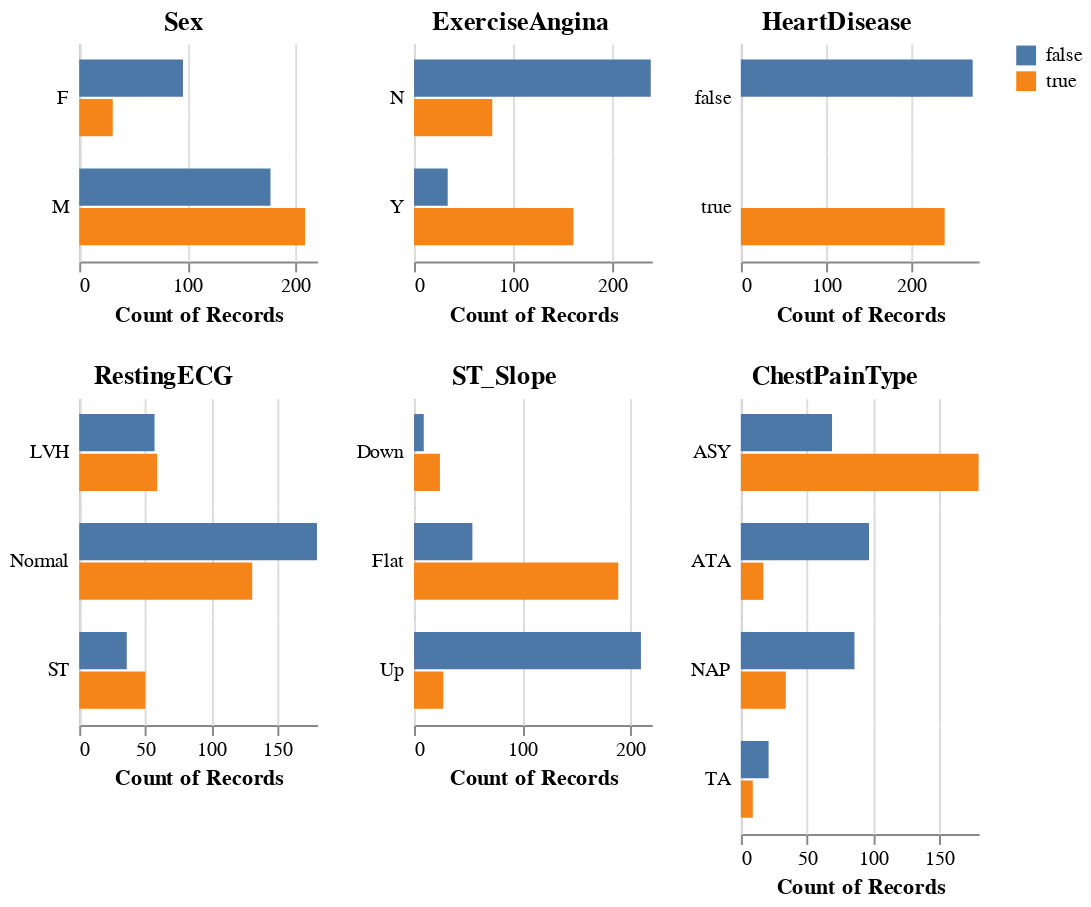

This figure's notebook cell:
### Markdown cell above
_Figure 2. Comparison of numerical predictors, coloured by heart disease status._

### Code cell
aly.dist(train_df.assign(HeartDisease=lambda train_df: train_df['HeartDisease'].astype(object)), 
         dtype='object', color='HeartDisease')

### Figure 1 — Vega specification as saved in the notebook (floating-point values rounded to 4 significant figures)
{"$schema": "https://vega.github.io/schema/vega/v5.json", "data": [{"name": "source_0", "values": [{"HeartDisease": true, "Sex": "M", "__count": 209}, {"HeartDisease": false, "Sex": "M", "__count": 177}, {"HeartDisease": false, "Sex": "F", "__count": 96}, {"HeartDisease": true, "Sex": "F", "__count": 31}]}, {"name": "concat_0_concat_0_row_domain", "values": [{"Sex": "M", "count": 2}, {"Sex": "F", "count": 2}]}, {"name": "source_1", "values": [{"HeartDisease": true, "ExerciseAngina": "N", "__count": 79}, {"HeartDisease": false, "ExerciseAngina": "N", "__count": 239}, {"HeartDisease": true, "ExerciseAngina": "Y", "__count": 161}, {"HeartDisease": false, "ExerciseAngina": "Y", "__count": 34}]}, {"name": "concat_1_concat_0_row_domain", "values": [{"ExerciseAngina": "N", "count": 2}, {"ExerciseAngina": "Y", "count": 2}]}, {"name": "source_2", "values": [{"HeartDisease": false, "__count": 273}, {"HeartDisease": true, "__count": 240}]}, {"name": "concat_2_concat_0_row_domain", "values": [{"HeartDisease": false, "count": 1}, {"HeartDisease": true, "count": 1}]}, {"name": "source_3", "values": [{"HeartDisease": false, "RestingECG": "Normal", "__count": 180}, {"HeartDisease": true, "RestingECG": "Normal", "__count": 131}, {"HeartDisease": true, "RestingECG": "ST", "__count": 50}, {"HeartDisease": false, "RestingECG": "LVH", "__count": 57}, {"HeartDisease": false, "RestingECG": "ST", "__count": 36}, {"HeartDisease": true, "RestingECG": "LVH", "__count": 59}]}, {"name": "concat_3_concat_0_row_domain", "values": [{"RestingECG": "Normal", "count": 2}, {"RestingECG": "ST", "count": 2}, {"RestingECG": "LVH", "count": 2}]}, {"name": "source_4", "values": [{"HeartDisease": false, "ST_Slope": "Up", "__count": 210}, {"HeartDisease": false, "ST_Slope": "Down", "__count": 9}, {"HeartDisease": true, "ST_Slope": "Flat", "__count": 189}, {"HeartDisease": false, "ST_Slope": "Flat", "__count": 54}, {"HeartDisease": true, "ST_Slope": "Down", "__count": 24}, {"HeartDisease": true, "ST_Slope": "Up", "__count": 27}]}, {"name": "concat_4_concat_0_row_domain", "values": [{"ST_Slope": "Up", "count": 2}, {"ST_Slope": "Down", "count": 2}, {"ST_Slope": "Flat", "count": 2}]}, {"name": "source_5", "values": [{"HeartDisease": true, "ChestPainType": "ASY", "__count": 180}, {"HeartDisease": false, "ChestPainType": "ATA", "__count": 97}, {"HeartDisease": false, "ChestPainType": "ASY", "__count": 69}, {"HeartDisease": false, "ChestPainType": "NAP", "__count": 86}, {"HeartDisease": false, "ChestPainType": "TA", "__count": 21}, {"HeartDisease": true, "ChestPainType": "NAP", "__count": 34}, {"HeartDisease": true, "ChestPainType": "ATA", "__count": 17}, {"HeartDisease": true, "ChestPainType": "TA", "__count": 9}]}, {"name": "concat_5_concat_0_row_domain", "values": [{"ChestPainType": "ASY", "count": 2}, {"ChestPainType": "ATA", "count": 2}, {"ChestPainType": "NAP", "count": 2}, {"ChestPainType": "TA", "count": 2}]}, {"name": "source_0_color_domain_HeartDisease_0", "values": [{"HeartDisease": true}, {"HeartDisease": false}]}, {"name": "source_1_color_domain_HeartDisease_1", "values": [{"HeartDisease": true}, {"HeartDisease": false}]}, {"name": "source_2_color_domain_HeartDisease_2", "values": [{"HeartDisease": false}, {"HeartDisease": true}]}, {"name": "source_3_color_domain_HeartDisease_3", "values": [{"HeartDisease": false}, {"HeartDisease": true}]}, {"name": "source_4_color_domain_HeartDisease_4", "values": [{"HeartDisease": false}, {"HeartDisease": true}]}, {"name": "source_5_color_domain_HeartDisease_5", "values": [{"HeartDisease": true}, {"HeartDisease": false}]}, {"name": "source_0_concat_0_concat_0_x_domain___count", "values": [{"min": 31, "max": 209}]}, {"name": "source_0_concat_0_concat_0_y_domain_HeartDisease", "values": [{"HeartDisease": true}, {"HeartDisease": false}]}, {"name": "source_1_concat_1_concat_0_x_domain___count", "values": [{"min": 34, "max": 239}]}, {"name": "source_1_concat_1_concat_0_y_domain_HeartDisease", "values": [{"HeartDisease": true}, {"HeartDisease": false}]}, {"name": "source_2_concat_2_concat_0_x_domain___count", "values": [{"min": 240, "max": 273}]}, {"name": "source_2_concat_2_concat_0_y_domain_HeartDisease", "values": [{"HeartDisease": false}, {"HeartDisease": true}]}, {"name": "source_3_concat_3_concat_0_x_domain___count", "values": [{"min": 36, "max": 180}]}, {"name": "source_3_concat_3_concat_0_y_domain_HeartDisease", "values": [{"HeartDisease": false}, {"HeartDisease": true}]}, {"name": "source_4_concat_4_concat_0_x_domain___count", "values": [{"min": 9, "max": 210}]}, {"name": "source_4_concat_4_concat_0_y_domain_HeartDisease", "values": [{"HeartDisease": false}, {"HeartDisease": true}]}, {"name": "source_5_concat_5_concat_0_x_domain___count", "values": [{"min": 9, "max": 180}]}, {"name": "source_5_concat_5_concat_0_y_domain_HeartDisease", "values": [{"HeartDisease": true}, {"HeartDisease": false}]}], "signals": [{"name": "concat_0_concat_0_child_width", "value": 120}, {"name": "concat_0_concat_0_y_step", "value": 20}, {"name": "concat_0_concat_0_child_height", "update": "bandspace(domain('concat_0_concat_0_y').length, 0.06, 0.4) * concat_0_concat_0_y_step"}, {"name": "concat_1_concat_0_child_width", "value": 120}, {"name": "concat_1_concat_0_y_step", "value": 20}, {"name": "concat_1_concat_0_child_height", "update": "bandspace(domain('concat_1_concat_0_y').length, 0.06, 0.4) * concat_1_concat_0_y_step"}, {"name": "concat_2_concat_0_child_width", "value": 120}, {"name": "concat_2_concat_0_y_step", "value": 20}, {"name": "concat_2_concat_0_child_height", "update": "bandspace(domain('concat_2_concat_0_y').length, 0.06, 0.4) * concat_2_concat_0_y_step"}, {"name": "concat_3_concat_0_child_width", "value": 120}, {"name": "concat_3_concat_0_y_step", "value": 20}, {"name": "concat_3_concat_0_child_height", "update": "bandspace(domain('concat_3_concat_0_y').length, 0.06, 0.4) * concat_3_concat_0_y_step"}, {"name": "concat_4_concat_0_child_width", "value": 120}, {"name": "concat_4_concat_0_y_step", "value": 20}, {"name": "concat_4_concat_0_child_height", "update": "bandspace(domain('concat_4_concat_0_y').length, 0.06, 0.4) * concat_4_concat_0_y_step"}, {"name": "concat_5_concat_0_child_width", "value": 120}, {"name": "concat_5_concat_0_y_step", "value": 20}, {"name": "concat_5_concat_0_child_height", "update": "bandspace(domain('concat_5_concat_0_y').length, 0.06, 0.4) * concat_5_concat_0_y_step"}], "marks": [{"type": "group", "name": "concat_0_group", "marks": [{"type": "group", "name": "concat_0_concat_0_group", "marks": [{"type": "group", "name": "concat_0_concat_0_row_header", "from": {"data": "concat_0_concat_0_row_domain"}, "sort": {"field": "datum[\"Sex\"]", "order": "ascending"}, "encode": {"update": {"height": {"signal": "concat_0_concat_0_child_height"}}}, "axes": [{"scale": "concat_0_concat_0_y", "domain": true, "ticks": false, "orient": "left", "zindex": 0, "grid": false, "labels": false}], "title": {"text": {"signal": "isValid(parent[\"Sex\"]) ? parent[\"Sex\"] : \"\"+parent[\"Sex\"]"}, "baseline": "middle", "style": "guide-label", "align": "left", "orient": "left", "offset": 5, "frame": "group", "angle": 0}, "role": "row-header"}, {"type": "group", "name": "concat_0_concat_0_column_footer", "encode": {"update": {"width": {"signal": "concat_0_concat_0_child_width"}}}, "axes": [{"scale": "concat_0_concat_0_x", "tickCount": {"signal": "ceil(concat_0_concat_0_child_width/40)"}, "grid": false, "orient": "bottom", "labelFlush": true, "zindex": 0, "title": "Count of Records", "labelOverlap": true}], "role": "column-footer"}, {"type": "group", "name": "concat_0_concat_0_cell", "from": {"facet": {"data": "source_0", "name": "concat_0_concat_0_facet", "groupby": ["Sex"]}}, "sort": {"field": ["datum[\"Sex\"]"], "order": ["ascending"]}, "encode": {"update": {"height": {"signal": "concat_0_concat_0_child_height"}, "width": {"signal": "concat_0_concat_0_child_width"}}}, "marks": [{"type": "rect", "name": "concat_0_concat_0_child_marks", "from": {"data": "concat_0_concat_0_facet"}, "encode": {"update": {"height": {"signal": "max(0.25, bandwidth('concat_0_concat_0_y'))"}, "fill": {"field": "HeartDisease", "scale": "color"}, "x": {"field": "__count", "scale": "concat_0_concat_0_x"}, "y": {"field": "HeartDisease", "scale": "concat_0_concat_0_y"}, "x2": {"value": 0, "scale": "concat_0_concat_0_x"}}}, "style": ["bar"]}], "axes": [{"scale": "concat_0_concat_0_x", "domain": false, "tickCount": {"signal": "ceil(concat_0_concat_0_child_width/40)"}, "orient": "bottom", "zindex": 0, "grid": true, "minExtent": 0, "gridScale": "concat_0_concat_0_y", "ticks": false, "aria": false, "maxExtent": 0, "labels": false}], "style": "cell"}], "layout": {"padding": 0, "columns": 1, "bounds": "full", "align": "all"}}], "title": {"text": "Sex", "anchor": "middle"}, "layout": {"padding": 20, "columns": 1, "bounds": "full", "align": "each"}}, {"type": "group", "name": "concat_1_group", "marks": [{"type": "group", "name": "concat_1_concat_0_group", "marks": [{"type": "group", "name": "concat_1_concat_0_row_header", "from": {"data": "concat_1_concat_0_row_domain"}, "sort": {"field": "datum[\"ExerciseAngina\"]", "order": "ascending"}, "encode": {"update": {"height": {"signal": "concat_1_concat_0_child_height"}}}, "axes": [{"scale": "concat_1_concat_0_y", "zindex": 0, "ticks": false, "grid": false, "domain": true, "labels": false, "orient": "left"}], "title": {"text": {"signal": "isValid(parent[\"ExerciseAngina\"]) ? parent[\"ExerciseAngina\"] : \"\"+parent[\"ExerciseAngina\"]"}, "offset": 5, "frame": "group", "align": "left", "style": "guide-label", "orient": "left", "baseline": "middle", "angle": 0}, "role": "row-header"}, {"type": "group", "name": "concat_1_concat_0_column_footer", "encode": {"update": {"width": {"signal": "concat_1_concat_0_child_width"}}}, "axes": [{"scale": "concat_1_concat_0_x", "tickCount": {"signal": "ceil(concat_1_concat_0_child_width/40)"}, "orient": "bottom", "labelOverlap": true, "title": "Count of Records", "labelFlush": true, "zindex": 0, "grid": false}], "role": "column-footer"}, {"type": "group", "name": "concat_1_concat_0_cell", "from": {"facet": {"data": "source_1", "name": "concat_1_concat_0_facet", "groupby": ["ExerciseAngina"]}}, "sort": {"field": ["datum[\"ExerciseAngina\"]"], "order": ["ascending"]}, "encode": {"update": {"width": {"signal": "concat_1_concat_0_child_width"}, "height": {"signal": "concat_1_concat_0_child_height"}}}, "marks": [{"type": "rect", "name": "concat_1_concat_0_child_marks", "from": {"data": "concat_1_concat_0_facet"}, "encode": {"update": {"height": {"signal": "max(0.25, bandwidth('concat_1_concat_0_y'))"}, "fill": {"field": "HeartDisease", "scale": "color"}, "x2": {"value": 0, "scale": "concat_1_concat_0_x"}, "x": {"field": "__count", "scale": "concat_1_concat_0_x"}, "y": {"field": "HeartDisease", "scale": "concat_1_concat_0_y"}}}, "style": ["bar"]}], "axes": [{"scale": "concat_1_concat_0_x", "minExtent": 0, "gridScale": "concat_1_concat_0_y", "grid": true, "ticks": false, "orient": "bottom", "aria": false, "maxExtent": 0, "zindex": 0, "domain": false, "tickCount": {"signal": "ceil(concat_1_concat_0_child_width/40)"}, "labels": false}], "style": "cell"}], "layout": {"padding": 0, "columns": 1, "bounds": "full", "align": "all"}}], "title": {"text": "ExerciseAngina", "anchor": "middle"}, "layout": {"padding": 20, "columns": 1, "bounds": "full", "align": "each"}}, {"type": "group", "name": "concat_2_group", "marks": [{"type": "group", "name": "concat_2_concat_0_group", "marks": [{"type": "group", "name": "concat_2_concat_0_row_header", "from": {"data": "concat_2_concat_0_row_domain"}, "sort": {"field": "datum[\"HeartDisease\"]", "order": "ascending"}, "encode": {"update": {"height": {"signal": "concat_2_concat_0_child_height"}}}, "axes": [{"scale": "concat_2_concat_0_y", "orient": "left", "domain": true, "labels": false, "grid": false, "zindex": 0, "ticks": false}], "title": {"text": {"signal": "isValid(parent[\"HeartDisease\"]) ? parent[\"HeartDisease\"] : \"\"+parent[\"HeartDisease\"]"}, "style": "guide-label", "baseline": "middle", "angle": 0, "offset": 5, "orient": "left", "align": "left", "frame": "group"}, "role": "row-header"}, {"type": "group", "name": "concat_2_concat_0_column_footer", "encode": {"update": {"width": {"signal": "concat_2_concat_0_child_width"}}}, "axes": [{"scale": "concat_2_concat_0_x", "zindex": 0, "orient": "bottom", "grid": false, "title": "Count of Records", "labelOverlap": true, "tickCount": {"signal": "ceil(concat_2_concat_0_child_width/40)"}, "labelFlush": true}], "role": "column-footer"}, {"type": "group", "name": "concat_2_concat_0_cell", "from": {"facet": {"data": "source_2", "name": "concat_2_concat_0_facet", "groupby": ["HeartDisease"]}}, "sort": {"field": ["datum[\"HeartDisease\"]"], "order": ["ascending"]}, "encode": {"update": {"height": {"signal": "concat_2_concat_0_child_height"}, "width": {"signal": "concat_2_concat_0_child_width"}}}, "marks": [{"type": "rect", "name": "concat_2_concat_0_child_marks", "from": {"data": "concat_2_concat_0_facet"}, "encode": {"update": {"x": {"field": "__count", "scale": "concat_2_concat_0_x"}, "fill": {"field": "HeartDisease", "scale": "color"}, "x2": {"value": 0, "scale": "concat_2_concat_0_x"}, "height": {"signal": "max(0.25, bandwidth('concat_2_concat_0_y'))"}, "y": {"field": "HeartDisease", "scale": "concat_2_concat_0_y"}}}, "style": ["bar"]}], "axes": [{"scale": "concat_2_concat_0_x", "maxExtent": 0, "domain": false, "zindex": 0, "aria": false, "minExtent": 0, "orient": "bottom", "grid": true, "gridScale": "concat_2_concat_0_y", "ticks": false, "tickCount": {"signal": "ceil(concat_2_concat_0_child_width/40)"}, "labels": false}], "style": "cell"}], "layout": {"padding": 0, "columns": 1, "bounds": "full", "align": "all"}}], "title": {"text": "HeartDisease", "anchor": "middle"}, "layout": {"padding": 20, "columns": 1, "bounds": "full", "align": "each"}}, {"type": "group", "name": "concat_3_group", "marks": [{"type": "group", "name": "concat_3_concat_0_group", "marks": [{"type": "group", "name": "concat_3_concat_0_row_header", "from": {"data": "concat_3_concat_0_row_domain"}, "sort": {"field": "datum[\"RestingECG\"]", "order": "ascending"}, "encode": {"update": {"height": {"signal": "concat_3_concat_0_child_height"}}}, "axes": [{"scale": "concat_3_concat_0_y", "domain": true, "labels": false, "ticks": false, "zindex": 0, "orient": "left", "grid": false}], "title": {"text": {"signal": "isValid(parent[\"RestingECG\"]) ? parent[\"RestingECG\"] : \"\"+parent[\"RestingECG\"]"}, "offset": 5, "frame": "group", "orient": "left", "style": "guide-label", "align": "left", "angle": 0, "baseline": "middle"}, "role": "row-header"}, {"type": "group", "name": "concat_3_concat_0_column_footer", "encode": {"update": {"width": {"signal": "concat_3_concat_0_child_width"}}}, "axes": [{"scale": "concat_3_concat_0_x", "orient": "bottom", "grid": false, "labelOverlap": true, "title": "Count of Records", "labelFlush": true, "tickCount": {"signal": "ceil(concat_3_concat_0_child_width/40)"}, "zindex": 0}], "role": "column-footer"}, {"type": "group", "name": "concat_3_concat_0_cell", "from": {"facet": {"data": "source_3", "name": "concat_3_concat_0_facet", "groupby": ["RestingECG"]}}, "sort": {"field": ["datum[\"RestingECG\"]"], "order": ["ascending"]}, "encode": {"update": {"height": {"signal": "concat_3_concat_0_child_height"}, "width": {"signal": "concat_3_concat_0_child_width"}}}, "marks": [{"type": "rect", "name": "concat_3_concat_0_child_marks", "from": {"data": "concat_3_concat_0_facet"}, "encode": {"update": {"fill": {"field": "HeartDisease", "scale": "color"}, "x": {"field": "__count", "scale": "concat_3_concat_0_x"}, "x2": {"value": 0, "scale": "concat_3_concat_0_x"}, "height": {"signal": "max(0.25, bandwidth('concat_3_concat_0_y'))"}, "y": {"field": "HeartDisease", "scale": "concat_3_concat_0_y"}}}, "style": ["bar"]}], "axes": [{"scale": "concat_3_concat_0_x", "zindex": 0, "grid": true, "tickCount": {"signal": "ceil(concat_3_concat_0_child_width/40)"}, "orient": "bottom", "maxExtent": 0, "minExtent": 0, "domain": false, "ticks": false, "gridScale": "concat_3_concat_0_y", "aria": false, "labels": false}], "style": "cell"}], "layout": {"padding": 0, "columns": 1, "bounds": "full", "align": "all"}}], "title": {"text": "RestingECG", "anchor": "middle"}, "layout": {"padding": 20, "columns": 1, "bounds": "full", "align": "each"}}, {"type": "group", "name": "concat_4_group", "marks": [{"type": "group", "name": "concat_4_concat_0_group", "marks": [{"type": "group", "name": "concat_4_concat_0_row_header", "from": {"data": "concat_4_concat_0_row_domain"}, "sort": {"field": "datum[\"ST_Slope\"]", "order": "ascending"}, "encode": {"update": {"height": {"signal": "concat_4_concat_0_child_height"}}}, "axes": [{"scale": "concat_4_concat_0_y", "zindex": 0, "grid": false, "orient": "left", "ticks": false, "labels": false, "domain": true}], "title": {"text": {"signal": "isValid(parent[\"ST_Slope\"]) ? parent[\"ST_Slope\"] : \"\"+parent[\"ST_Slope\"]"}, "style": "guide-label", "align": "left", "baseline": "middle", "offset": 5, "angle": 0, "frame": "group", "orient": "left"}, "role": "row-header"}, {"type": "group", "name": "concat_4_concat_0_column_footer", "encode": {"update": {"width": {"signal": "concat_4_concat_0_child_width"}}}, "axes": [{"scale": "concat_4_concat_0_x", "zindex": 0, "orient": "bottom", "labelFlush": true, "labelOverlap": true, "title": "Count of Records", "grid": false, "tickCount": {"signal": "ceil(concat_4_concat_0_child_width/40)"}}], "role": "column-footer"}, {"type": "group", "name": "concat_4_concat_0_cell", "from": {"facet": {"data": "source_4", "name": "concat_4_concat_0_facet", "groupby": ["ST_Slope"]}}, "sort": {"field": ["datum[\"ST_Slope\"]"], "order": ["ascending"]}, "encode": {"update": {"height": {"signal": "concat_4_concat_0_child_height"}, "width": {"signal": "concat_4_concat_0_child_width"}}}, "marks": [{"type": "rect", "name": "concat_4_concat_0_child_marks", "from": {"data": "concat_4_concat_0_facet"}, "encode": {"update": {"x": {"field": "__count", "scale": "concat_4_concat_0_x"}, "x2": {"value": 0, "scale": "concat_4_concat_0_x"}, "y": {"field": "HeartDisease", "scale": "concat_4_concat_0_y"}, "fill": {"field": "HeartDisease", "scale": "color"}, "height": {"signal": "max(0.25, bandwidth('concat_4_concat_0_y'))"}}}, "style": ["bar"]}], "axes": [{"scale": "concat_4_concat_0_x", "maxExtent": 0, "ticks": false, "tickCount": {"signal": "ceil(concat_4_concat_0_child_width/40)"}, "gridScale": "concat_4_concat_0_y", "minExtent": 0, "aria": false, "labels": false, "orient": "bottom", "grid": true, "domain": false, "zindex": 0}], "style": "cell"}], "layout": {"padding": 0, "columns": 1, "bounds": "full", "align": "all"}}], "title": {"text": "ST_Slope", "anchor": "middle"}, "layout": {"padding": 20, "columns": 1, "bounds": "full", "align": "each"}}, {"type": "group", "name": "concat_5_group", "marks": [{"type": "group", "name": "concat_5_concat_0_group", "marks": [{"type": "group", "name": "concat_5_concat_0_row_header", "from": {"data": "concat_5_concat_0_row_domain"}, "sort": {"field": "datum[\"ChestPainType\"]", "order": "ascending"}, "encode": {"update": {"height": {"signal": "concat_5_concat_0_child_height"}}}, "axes": [{"scale": "concat_5_concat_0_y", "ticks": false, "orient": "left", "labels": false, "domain": true, "zindex": 0, "grid": false}], "title": {"text": {"signal": "isValid(parent[\"ChestPainType\"]) ? parent[\"ChestPainType\"] : \"\"+parent[\"ChestPainType\"]"}, "orient": "left", "baseline": "middle", "frame": "group", "angle": 0, "offset": 5, "align": "left", "style": "guide-label"}, "role": "row-header"}, {"type": "group", "name": "concat_5_concat_0_column_footer", "encode": {"update": {"width": {"signal": "concat_5_concat_0_child_width"}}}, "axes": [{"scale": "concat_5_concat_0_x", "orient": "bottom", "labelOverlap": true, "title": "Count of Records", "tickCount": {"signal": "ceil(concat_5_concat_0_child_width/40)"}, "grid": false, "zindex": 0, "labelFlush": true}], "role": "column-footer"}, {"type": "group", "name": "concat_5_concat_0_cell", "from": {"facet": {"data": "source_5", "name": "concat_5_concat_0_facet", "groupby": ["ChestPainType"]}}, "sort": {"field": ["datum[\"ChestPainType\"]"], "order": ["ascending"]}, "encode": {"update": {"width": {"signal": "concat_5_concat_0_child_width"}, "height": {"signal": "concat_5_concat_0_child_height"}}}, "marks": [{"type": "rect", "name": "concat_5_concat_0_child_marks", "from": {"data": "concat_5_concat_0_facet"}, "encode": {"update": {"height": {"signal": "max(0.25, bandwidth('concat_5_concat_0_y'))"}, "x": {"field": "__count", "scale": "concat_5_concat_0_x"}, "fill": {"field": "HeartDisease", "scale": "color"}, "x2": {"value": 0, "scale": "concat_5_concat_0_x"}, "y": {"field": "HeartDisease", "scale": "concat_5_concat_0_y"}}}, "style": ["bar"]}], "axes": [{"scale": "concat_5_concat_0_x", "domain": false, "ticks": false, "orient": "bottom", "labels": false, "gridScale": "concat_5_concat_0_y", "tickCount": {"signal": "ceil(concat_5_concat_0_child_width/40)"}, "aria": false, "maxExtent": 0, "grid": true, "minExtent": 0, "zindex": 0}], "style": "cell"}], "layout": {"padding": 0, "columns": 1, "bounds": "full", "align": "all"}}], "title": {"text": "ChestPainType", "anchor": "middle"}, "layout": {"padding": 20, "columns": 1, "bounds": "full", "align": "each"}}], "scales": [{"name": "color", "type": "ordinal", "domain": {"fields": [{"data": "source_0_color_domain_HeartDisease_0", "field": "HeartDisease"}, {"data": "source_1_color_domain_HeartDisease_1", "field": "HeartDisease"}, {"data": "source_2_color_domain_HeartDisease_2", "field": "HeartDisease"}, {"data": "source_3_color_domain_HeartDisease_3", "field": "HeartDisease"}, {"data": "source_4_color_domain_HeartDisease_4", "field": "HeartDisease"}, {"data": "source_5_color_domain_HeartDisease_5", "field": "HeartDisease"}], "sort": true}, "range": "category"}, {"name": "concat_0_concat_0_x", "type": "linear", "domain": [{"signal": "(data(\"source_0_concat_0_concat_0_x_domain___count\")[0] || {}).min"}, {"signal": "(data(\"source_0_concat_0_concat_0_x_domain___count\")[0] || {}).max"}], "range": [0, {"signal": "concat_0_concat_0_child_width"}], "nice": true, "zero": true}, {"name": "concat_0_concat_0_y", "type": "band", "domain": {"data": "source_0_concat_0_concat_0_y_domain_HeartDisease", "field": "HeartDisease", "sort": true}, "range": {"step": {"signal": "concat_0_concat_0_y_step"}}, "paddingInner": 0.06, "paddingOuter": 0.4}, {"name": "concat_1_concat_0_x", "type": "linear", "domain": [{"signal": "(data(\"source_1_concat_1_concat_0_x_domain___count\")[0] || {}).min"}, {"signal": "(data(\"source_1_concat_1_concat_0_x_domain___count\")[0] || {}).max"}], "range": [0, {"signal": "concat_1_concat_0_child_width"}], "zero": true, "nice": true}, {"name": "concat_1_concat_0_y", "type": "band", "domain": {"data": "source_1_concat_1_concat_0_y_domain_HeartDisease", "field": "HeartDisease", "sort": true}, "range": {"step": {"signal": "concat_1_concat_0_y_step"}}, "paddingOuter": 0.4, "paddingInner": 0.06}, {"name": "concat_2_concat_0_x", "type": "linear", "domain": [{"signal": "(data(\"source_2_concat_2_concat_0_x_domain___count\")[0] || {}).min"}, {"signal": "(data(\"source_2_concat_2_concat_0_x_domain___count\")[0] || {}).max"}], "range": [0, {"signal": "concat_2_concat_0_child_width"}], "nice": true, "zero": true}, {"name": "concat_2_concat_0_y", "type": "band", "domain": {"data": "source_2_concat_2_concat_0_y_domain_HeartDisease", "field": "HeartDisease", "sort": true}, "range": {"step": {"signal": "concat_2_concat_0_y_step"}}, "paddingInner": 0.06, "paddingOuter": 0.4}, {"name": "concat_3_concat_0_x", "type": "linear", "domain": [{"signal": "(data(\"source_3_concat_3_concat_0_x_domain___count\")[0] || {}).min"}, {"signal": "(data(\"source_3_concat_3_concat_0_x_domain___count\")[0] || {}).max"}], "range": [0, {"signal": "concat_3_concat_0_child_width"}], "nice": true, "zero": true}, {"name": "concat_3_concat_0_y", "type": "band", "domain": {"data": "source_3_concat_3_concat_0_y_domain_HeartDisease", "field": "HeartDisease", "sort": true}, "range": {"step": {"signal": "concat_3_concat_0_y_step"}}, "paddingOuter": 0.4, "paddingInner": 0.06}, {"name": "concat_4_concat_0_x", "type": "linear", "domain": [{"signal": "(data(\"source_4_concat_4_concat_0_x_domain___count\")[0] || {}).min"}, {"signal": "(data(\"source_4_concat_4_concat_0_x_domain___count\")[0] || {}).max"}], "range": [0, {"signal": "concat_4_concat_0_child_width"}], "nice": true, "zero": true}, {"name": "concat_4_concat_0_y", "type": "band", "domain": {"data": "source_4_concat_4_concat_0_y_domain_HeartDisease", "field": "HeartDisease", "sort": true}, "range": {"step": {"signal": "concat_4_concat_0_y_step"}}, "paddingOuter": 0.4, "paddingInner": 0.06}, {"name": "concat_5_concat_0_x", "type": "linear", "domain": [{"signal": "(data(\"source_5_concat_5_concat_0_x_domain___count\")[0] || {}).min"}, {"signal": "(data(\"source_5_concat_5_concat_0_x_domain___count\")[0] || {}).max"}], "range": [0, {"signal": "concat_5_concat_0_child_width"}], "zero": true, "nice": true}, {"name": "concat_5_concat_0_y", "type": "band", "domain": {"data": "source_5_concat_5_concat_0_y_domain_HeartDisease", "field": "HeartDisease", "sort": true}, "range": {"step": {"signal": "concat_5_concat_0_y_step"}}, "paddingInner": 0.06, "paddingOuter": 0.4}], "padding": 5, "background": "white", "layout": {"padding": 20, "columns": 3, "bounds": "full", "align": "each"}, "legends": [{"fill": "color", "symbolType": "square"}], "config": {"style": {"cell": {"stroke": null}}}}
